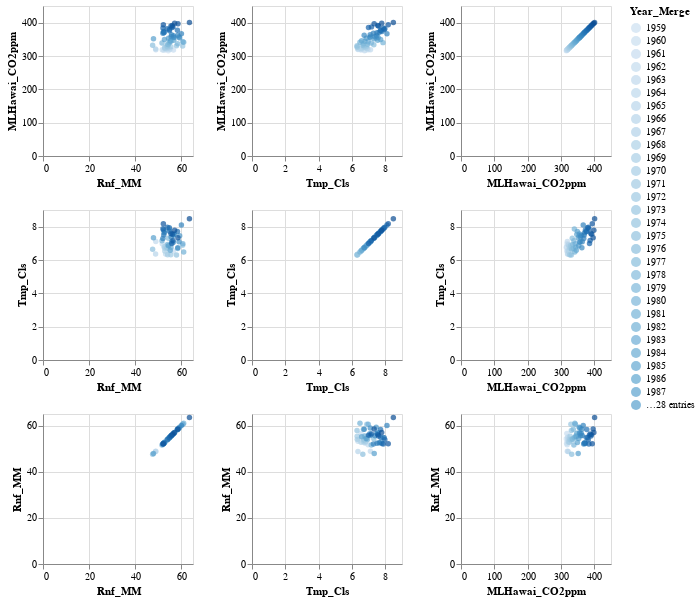

Here is the notebook cell this chart was saved with:
### Code cell
#Scatter Plot # Distribution
import altair as alt
from vega_datasets import data

alt.Chart(df_merged).mark_circle().encode(
    alt.X(alt.repeat("column"), type='quantitative'),
    alt.Y(alt.repeat("row"), type='quantitative'),
    color='Year_Merge:O'
).properties(
    width=150,
    height=150
).repeat(
    column=['Rnf_MM','Tmp_Cls','MLHawai_CO2ppm'],
    row=['MLHawai_CO2ppm','Tmp_Cls','Rnf_MM']
).interactive()

### Figure 1 — Vega-Lite specification as saved in the notebook (floating-point values rounded to 4 significant figures)
{"config": {"view": {"continuousWidth": 400, "continuousHeight": 300}}, "repeat": {"column": ["Rnf_MM", "Tmp_Cls", "MLHawai_CO2ppm"], "row": ["MLHawai_CO2ppm", "Tmp_Cls", "Rnf_MM"]}, "spec": {"data": {"name": "data-59544aed7d64df62593b2f55180f6102"}, "mark": "circle", "encoding": {"color": {"type": "ordinal", "field": "Year_Merge"}, "x": {"type": "quantitative", "field": {"repeat": "column"}}, "y": {"type": "quantitative", "field": {"repeat": "row"}}}, "height": 150, "selection": {"selector001": {"type": "interval", "bind": "scales", "encodings": ["x", "y"]}}, "width": 150}, "$schema": "https://vega.github.io/schema/vega-lite/v4.8.1.json", "datasets": {"data-59544aed7d64df62593b2f55180f6102": [{"Year_x": "1959-12-31T00:00:00", "Rnf_MM": 54.3, "Anamoly_RnfMM": -0.6888, "Year_Merge": 1959, "Year_y": "1959-12-31T00:00:00", "Tmp_Cls": 6.752, "Anamoly_TmpCls": -0.4105, "Year": "1959-01-01T00:00:00", "MLHawai_CO2ppm": 316.0, "Anamoly_CO2ppm": -35.67}, {"Year_x": "1960-12-31T00:00:00", "Rnf_MM": 52.34, "Anamoly_RnfMM": -2.641, "Year_Merge": 1960, "Year_y": "1960-12-31T00:00:00", "Tmp_Cls": 6.788, "Anamoly_TmpCls": -0.3738, "Year": "1960-01-01T00:00:00", "MLHawai_CO2ppm": 316.9, "Anamoly_CO2ppm": -34.73}, {"Year_x": "1961-12-31T00:00:00", "Rnf_MM": 56.53, "Anamoly_RnfMM": 1.543, "Year_Merge": 1961, "Year_y": "1961-12-31T00:00:00", "Tmp_Cls": 6.538, "Anamoly_TmpCls": -0.6246, "Year": "1961-01-01T00:00:00", "MLHawai_CO2ppm": 317.6, "Anamoly_CO2ppm": -34.0}, {"Year_x": "1962-12-31T00:00:00", "Rnf_MM": 51.67, "Anamoly_RnfMM": -3.312, "Year_Merge": 1962, "Year_y": "1962-12-31T00:00:00", "Tmp_Cls": 6.968, "Anamoly_TmpCls": -0.1939, "Year": "1962-01-01T00:00:00", "MLHawai_CO2ppm": 318.4, "Anamoly_CO2ppm": -33.19}, {"Year_x": "1963-12-31T00:00:00", "Rnf_MM": 48.88, "Anamoly_RnfMM": -6.1, "Year_Merge": 1963, "Year_y": "1963-12-31T00:00:00", "Tmp_Cls": 7.108, "Anamoly_TmpCls": -0.05379, "Year": "1963-01-01T00:00:00", "MLHawai_CO2ppm": 319.0, "Anamoly_CO2ppm": -32.65}, {"Year_x": "1964-12-31T00:00:00", "Rnf_MM": 53.14, "Anamoly_RnfMM": -1.84, "Year_Merge": 1964, "Year_y": "1964-12-31T00:00:00", "Tmp_Cls": 6.357, "Anamoly_TmpCls": -0.8052, "Year": "1964-01-01T00:00:00", "MLHawai_CO2ppm": 319.6, "Anamoly_CO2ppm": -32.02}, {"Year_x": "1965-12-31T00:00:00", "Rnf_MM": 54.98, "Anamoly_RnfMM": -0.007966, "Year_Merge": 1965, "Year_y": "1965-12-31T00:00:00", "Tmp_Cls": 6.562, "Anamoly_TmpCls": -0.6001, "Year": "1965-01-01T00:00:00", "MLHawai_CO2ppm": 320.0, "Anamoly_CO2ppm": -31.6}, {"Year_x": "1966-12-31T00:00:00", "Rnf_MM": 48.79, "Anamoly_RnfMM": -6.193, "Year_Merge": 1966, "Year_y": "1966-12-31T00:00:00", "Tmp_Cls": 6.357, "Anamoly_TmpCls": -0.8049, "Year": "1966-01-01T00:00:00", "MLHawai_CO2ppm": 321.4, "Anamoly_CO2ppm": -30.26}, {"Year_x": "1967-12-31T00:00:00", "Rnf_MM": 54.02, "Anamoly_RnfMM": -0.961, "Year_Merge": 1967, "Year_y": "1967-12-31T00:00:00", "Tmp_Cls": 6.916, "Anamoly_TmpCls": -0.2466, "Year": "1967-01-01T00:00:00", "MLHawai_CO2ppm": 322.2, "Anamoly_CO2ppm": -29.48}, {"Year_x": "1968-12-31T00:00:00", "Rnf_MM": 52.78, "Anamoly_RnfMM": -2.208, "Year_Merge": 1968, "Year_y": "1968-12-31T00:00:00", "Tmp_Cls": 6.543, "Anamoly_TmpCls": -0.6193, "Year": "1968-01-01T00:00:00", "MLHawai_CO2ppm": 323.0, "Anamoly_CO2ppm": -28.6}, {"Year_x": "1969-12-31T00:00:00", "Rnf_MM": 52.82, "Anamoly_RnfMM": -2.168, "Year_Merge": 1969, "Year_y": "1969-12-31T00:00:00", "Tmp_Cls": 6.816, "Anamoly_TmpCls": -0.3459, "Year": "1969-01-01T00:00:00", "MLHawai_CO2ppm": 324.6, "Anamoly_CO2ppm": -27.02}, {"Year_x": "1970-12-31T00:00:00", "Rnf_MM": 52.84, "Anamoly_RnfMM": -2.149, "Year_Merge": 1970, "Year_y": "1970-12-31T00:00:00", "Tmp_Cls": 6.707, "Anamoly_TmpCls": -0.4553, "Year": "1970-01-01T00:00:00", "MLHawai_CO2ppm": 325.7, "Anamoly_CO2ppm": -25.96}, {"Year_x": "1971-12-31T00:00:00", "Rnf_MM": 54.01, "Anamoly_RnfMM": -0.9782, "Year_Merge": 1971, "Year_y": "1971-12-31T00:00:00", "Tmp_Cls": 6.316, "Anamoly_TmpCls": -0.8466, "Year": "1971-01-01T00:00:00", "MLHawai_CO2ppm": 326.3, "Anamoly_CO2ppm": -25.32}, {"Year_x": "1972-12-31T00:00:00", "Rnf_MM": 55.37, "Anamoly_RnfMM": 0.3863, "Year_Merge": 1972, "Year_y": "1972-12-31T00:00:00", "Tmp_Cls": 6.309, "Anamoly_TmpCls": -0.8527, "Year": "1972-01-01T00:00:00", "MLHawai_CO2ppm": 327.4, "Anamoly_CO2ppm": -24.19}, {"Year_x": "1973-12-31T00:00:00", "Rnf_MM": 60.52, "Anamoly_RnfMM": 5.536, "Year_Merge": 1973, "Year_y": "1973-12-31T00:00:00", "Tmp_Cls": 6.888, "Anamoly_TmpCls": -0.2746, "Year": "1973-01-01T00:00:00", "MLHawai_CO2ppm": 329.7, "Anamoly_CO2ppm": -21.96}, {"Year_x": "1974-12-31T00:00:00", "Rnf_MM": 53.78, "Anamoly_RnfMM": -1.21, "Year_Merge": 1974, "Year_y": "1974-12-31T00:00:00", "Tmp_Cls": 6.714, "Anamoly_TmpCls": -0.4485, "Year": "1974-01-01T00:00:00", "MLHawai_CO2ppm": 330.2, "Anamoly_CO2ppm": -21.46}, {"Year_x": "1975-12-31T00:00:00", "Rnf_MM": 57.85, "Anamoly_RnfMM": 2.86, "Year_Merge": 1975, "Year_y": "1975-12-31T00:00:00", "Tmp_Cls": 6.302, "Anamoly_TmpCls": -0.8597, "Year": "1975-01-01T00:00:00", "MLHawai_CO2ppm": 331.1, "Anamoly_CO2ppm": -20.56}, {"Year_x": "1976-12-31T00:00:00", "Rnf_MM": 47.51, "Anamoly_RnfMM": -7.474, "Year_Merge": 1976, "Year_y": "1976-12-31T00:00:00", "Tmp_Cls": 6.65, "Anamoly_TmpCls": -0.512, "Year": "1976-01-01T00:00:00", "MLHawai_CO2ppm": 332.1, "Anamoly_CO2ppm": -19.59}, {"Year_x": "1977-12-31T00:00:00", "Rnf_MM": 54.33, "Anamoly_RnfMM": -0.6563, "Year_Merge": 1977, "Year_y": "1977-12-31T00:00:00", "Tmp_Cls": 7.309, "Anamoly_TmpCls": 0.1469, "Year": "1977-01-01T00:00:00", "MLHawai_CO2ppm": 333.8, "Anamoly_CO2ppm": -17.86}, {"Year_x": "1978-12-31T00:00:00", "Rnf_MM": 53.98, "Anamoly_RnfMM": -1.008, "Year_Merge": 1978, "Year_y": "1978-12-31T00:00:00", "Tmp_Cls": 6.928, "Anamoly_TmpCls": -0.2342, "Year": "1978-01-01T00:00:00", "MLHawai_CO2ppm": 335.4, "Anamoly_CO2ppm": -16.23}, {"Year_x": "1979-12-31T00:00:00", "Rnf_MM": 58.36, "Anamoly_RnfMM": 3.37, "Year_Merge": 1979, "Year_y": "1979-12-31T00:00:00", "Tmp_Cls": 6.689, "Anamoly_TmpCls": -0.4732, "Year": "1979-01-01T00:00:00", "MLHawai_CO2ppm": 336.8, "Anamoly_CO2ppm": -14.86}, {"Year_x": "1980-12-31T00:00:00", "Rnf_MM": 51.57, "Anamoly_RnfMM": -3.414, "Year_Merge": 1980, "Year_y": "1980-12-31T00:00:00", "Tmp_Cls": 7.156, "Anamoly_TmpCls": -0.006148, "Year": "1980-01-01T00:00:00", "MLHawai_CO2ppm": 338.7, "Anamoly_CO2ppm": -12.96}, {"Year_x": "1981-12-31T00:00:00", "Rnf_MM": 54.8, "Anamoly_RnfMM": -0.1876, "Year_Merge": 1981, "Year_y": "1981-12-31T00:00:00", "Tmp_Cls": 7.861, "Anamoly_TmpCls": 0.6986, "Year": "1981-01-01T00:00:00", "MLHawai_CO2ppm": 340.1, "Anamoly_CO2ppm": -11.54}, {"Year_x": "1982-12-31T00:00:00", "Rnf_MM": 60.98, "Anamoly_RnfMM": 5.991, "Year_Merge": 1982, "Year_y": "1982-12-31T00:00:00", "Tmp_Cls": 6.478, "Anamoly_TmpCls": -0.6837, "Year": "1982-01-01T00:00:00", "MLHawai_CO2ppm": 341.4, "Anamoly_CO2ppm": -10.2}, {"Year_x": "1983-12-31T00:00:00", "Rnf_MM": 60.6, "Anamoly_RnfMM": 5.612, "Year_Merge": 1983, "Year_y": "1983-12-31T00:00:00", "Tmp_Cls": 6.971, "Anamoly_TmpCls": -0.191, "Year": "1983-01-01T00:00:00", "MLHawai_CO2ppm": 343.0, "Anamoly_CO2ppm": -8.607}, {"Year_x": "1984-12-31T00:00:00", "Rnf_MM": 55.44, "Anamoly_RnfMM": 0.4597, "Year_Merge": 1984, "Year_y": "1984-12-31T00:00:00", "Tmp_Cls": 6.77, "Anamoly_TmpCls": -0.392, "Year": "1984-01-01T00:00:00", "MLHawai_CO2ppm": 344.6, "Anamoly_CO2ppm": -7.057}, {"Year_x": "1985-12-31T00:00:00", "Rnf_MM": 55.14, "Anamoly_RnfMM": 0.152, "Year_Merge": 1985, "Year_y": "1985-12-31T00:00:00", "Tmp_Cls": 6.578, "Anamoly_TmpCls": -0.5837, "Year": "1985-01-01T00:00:00", "MLHawai_CO2ppm": 346.0, "Anamoly_CO2ppm": -5.597}, {"Year_x": "1986-12-31T00:00:00", "Rnf_MM": 56.68, "Anamoly_RnfMM": 1.699, "Year_Merge": 1986, "Year_y": "1986-12-31T00:00:00", "Tmp_Cls": 7.542, "Anamoly_TmpCls": 0.3797, "Year": "1986-01-01T00:00:00", "MLHawai_CO2ppm": 347.4, "Anamoly_CO2ppm": -4.247}, {"Year_x": "1987-12-31T00:00:00", "Rnf_MM": 52.63, "Anamoly_RnfMM": -2.354, "Year_Merge": 1987, "Year_y": "1987-12-31T00:00:00", "Tmp_Cls": 7.718, "Anamoly_TmpCls": 0.556, "Year": "1987-01-01T00:00:00", "MLHawai_CO2ppm": 349.2, "Anamoly_CO2ppm": -2.477}, {"Year_x": "1988-12-31T00:00:00", "Rnf_MM": 47.88, "Anamoly_RnfMM": -7.108, "Year_Merge": 1988, "Year_y": "1988-12-31T00:00:00", "Tmp_Cls": 7.334, "Anamoly_TmpCls": 0.1723, "Year": "1988-01-01T00:00:00", "MLHawai_CO2ppm": 351.6, "Anamoly_CO2ppm": -0.07719}, {"Year_x": "1989-12-31T00:00:00", "Rnf_MM": 54.38, "Anamoly_RnfMM": -0.6059, "Year_Merge": 1989, "Year_y": "1989-12-31T00:00:00", "Tmp_Cls": 6.853, "Anamoly_TmpCls": -0.3093, "Year": "1989-01-01T00:00:00", "MLHawai_CO2ppm": 353.1, "Anamoly_CO2ppm": 1.433}, {"Year_x": "1990-12-31T00:00:00", "Rnf_MM": 59.24, "Anamoly_RnfMM": 4.254, "Year_Merge": 1990, "Year_y": "1990-12-31T00:00:00", "Tmp_Cls": 7.451, "Anamoly_TmpCls": 0.2891, "Year": "1990-01-01T00:00:00", "MLHawai_CO2ppm": 354.4, "Anamoly_CO2ppm": 2.713}, {"Year_x": "1991-12-31T00:00:00", "Rnf_MM": 56.85, "Anamoly_RnfMM": 1.863, "Year_Merge": 1991, "Year_y": "1991-12-31T00:00:00", "Tmp_Cls": 7.566, "Anamoly_TmpCls": 0.4037, "Year": "1991-01-01T00:00:00", "MLHawai_CO2ppm": 355.6, "Anamoly_CO2ppm": 3.933}, {"Year_x": "1992-12-31T00:00:00", "Rnf_MM": 56.48, "Anamoly_RnfMM": 1.499, "Year_Merge": 1992, "Year_y": "1992-12-31T00:00:00", "Tmp_Cls": 7.069, "Anamoly_TmpCls": -0.09295, "Year": "1992-01-01T00:00:00", "MLHawai_CO2ppm": 356.4, "Anamoly_CO2ppm": 4.743}, {"Year_x": "1993-12-31T00:00:00", "Rnf_MM": 58.93, "Anamoly_RnfMM": 3.948, "Year_Merge": 1993, "Year_y": "1993-12-31T00:00:00", "Tmp_Cls": 7.096, "Anamoly_TmpCls": -0.06578, "Year": "1993-01-01T00:00:00", "MLHawai_CO2ppm": 357.1, "Anamoly_CO2ppm": 5.433}, {"Year_x": "1994-12-31T00:00:00", "Rnf_MM": 55.55, "Anamoly_RnfMM": 0.5642, "Year_Merge": 1994, "Year_y": "1994-12-31T00:00:00", "Tmp_Cls": 7.377, "Anamoly_TmpCls": 0.2148, "Year": "1994-01-01T00:00:00", "MLHawai_CO2ppm": 358.8, "Anamoly_CO2ppm": 7.183}, {"Year_x": "1995-12-31T00:00:00", "Rnf_MM": 56.57, "Anamoly_RnfMM": 1.586, "Year_Merge": 1995, "Year_y": "1995-12-31T00:00:00", "Tmp_Cls": 7.484, "Anamoly_TmpCls": 0.3218, "Year": "1995-01-01T00:00:00", "MLHawai_CO2ppm": 360.8, "Anamoly_CO2ppm": 9.163}, {"Year_x": "1996-12-31T00:00:00", "Rnf_MM": 58.43, "Anamoly_RnfMM": 3.441, "Year_Merge": 1996, "Year_y": "1996-12-31T00:00:00", "Tmp_Cls": 6.731, "Anamoly_TmpCls": -0.4315, "Year": "1996-01-01T00:00:00", "MLHawai_CO2ppm": 362.6, "Anamoly_CO2ppm": 10.95}, {"Year_x": "1997-12-31T00:00:00", "Rnf_MM": 55.71, "Anamoly_RnfMM": 0.7273, "Year_Merge": 1997, "Year_y": "1997-12-31T00:00:00", "Tmp_Cls": 7.091, "Anamoly_TmpCls": -0.07145, "Year": "1997-01-01T00:00:00", "MLHawai_CO2ppm": 363.7, "Anamoly_CO2ppm": 12.07}, {"Year_x": "1998-12-31T00:00:00", "Rnf_MM": 59.98, "Anamoly_RnfMM": 4.991, "Year_Merge": 1998, "Year_y": "1998-12-31T00:00:00", "Tmp_Cls": 8.098, "Anamoly_TmpCls": 0.9355, "Year": "1998-01-01T00:00:00", "MLHawai_CO2ppm": 366.6, "Anamoly_CO2ppm": 15.01}, {"Year_x": "1999-12-31T00:00:00", "Rnf_MM": 51.96, "Anamoly_RnfMM": -3.029, "Year_Merge": 1999, "Year_y": "1999-12-31T00:00:00", "Tmp_Cls": 7.287, "Anamoly_TmpCls": 0.1244, "Year": "1999-01-01T00:00:00", "MLHawai_CO2ppm": 368.3, "Anamoly_CO2ppm": 16.69}, {"Year_x": "2000-12-31T00:00:00", "Rnf_MM": 52.33, "Anamoly_RnfMM": -2.657, "Year_Merge": 2000, "Year_y": "2000-12-31T00:00:00", "Tmp_Cls": 7.496, "Anamoly_TmpCls": 0.3342, "Year": "2000-01-01T00:00:00", "MLHawai_CO2ppm": 369.5, "Anamoly_CO2ppm": 17.88}, {"Year_x": "2001-12-31T00:00:00", "Rnf_MM": 52.54, "Anamoly_RnfMM": -2.448, "Year_Merge": 2001, "Year_y": "2001-12-31T00:00:00", "Tmp_Cls": 7.633, "Anamoly_TmpCls": 0.4711, "Year": "2001-01-01T00:00:00", "MLHawai_CO2ppm": 371.1, "Anamoly_CO2ppm": 19.49}, {"Year_x": "2002-12-31T00:00:00", "Rnf_MM": 52.22, "Anamoly_RnfMM": -2.761, "Year_Merge": 2002, "Year_y": "2002-12-31T00:00:00", "Tmp_Cls": 7.795, "Anamoly_TmpCls": 0.6328, "Year": "2002-01-01T00:00:00", "MLHawai_CO2ppm": 373.2, "Anamoly_CO2ppm": 21.58}, {"Year_x": "2003-12-31T00:00:00", "Rnf_MM": 54.82, "Anamoly_RnfMM": -0.1645, "Year_Merge": 2003, "Year_y": "2003-12-31T00:00:00", "Tmp_Cls": 7.73, "Anamoly_TmpCls": 0.5677, "Year": "2003-01-01T00:00:00", "MLHawai_CO2ppm": 375.8, "Anamoly_CO2ppm": 24.13}, {"Year_x": "2004-12-31T00:00:00", "Rnf_MM": 58.26, "Anamoly_RnfMM": 3.275, "Year_Merge": 2004, "Year_y": "2004-12-31T00:00:00", "Tmp_Cls": 7.714, "Anamoly_TmpCls": 0.5514, "Year": "2004-01-01T00:00:00", "MLHawai_CO2ppm": 377.5, "Anamoly_CO2ppm": 25.85}, {"Year_x": "2005-12-31T00:00:00", "Rnf_MM": 54.75, "Anamoly_RnfMM": -0.2321, "Year_Merge": 2005, "Year_y": "2005-12-31T00:00:00", "Tmp_Cls": 7.931, "Anamoly_TmpCls": 0.7689, "Year": "2005-01-01T00:00:00", "MLHawai_CO2ppm": 379.8, "Anamoly_CO2ppm": 28.16}, {"Year_x": "2006-12-31T00:00:00", "Rnf_MM": 53.84, "Anamoly_RnfMM": -1.14, "Year_Merge": 2006, "Year_y": "2006-12-31T00:00:00", "Tmp_Cls": 7.972, "Anamoly_TmpCls": 0.8096, "Year": "2006-01-01T00:00:00", "MLHawai_CO2ppm": 381.9, "Anamoly_CO2ppm": 30.26}, {"Year_x": "2007-12-31T00:00:00", "Rnf_MM": 51.98, "Anamoly_RnfMM": -3.001, "Year_Merge": 2007, "Year_y": "2007-12-31T00:00:00", "Tmp_Cls": 7.879, "Anamoly_TmpCls": 0.7173, "Year": "2007-01-01T00:00:00", "MLHawai_CO2ppm": 383.8, "Anamoly_CO2ppm": 32.12}, {"Year_x": "2008-12-31T00:00:00", "Rnf_MM": 55.85, "Anamoly_RnfMM": 0.8619, "Year_Merge": 2008, "Year_y": "2008-12-31T00:00:00", "Tmp_Cls": 6.99, "Anamoly_TmpCls": -0.1719, "Year": "2008-01-01T00:00:00", "MLHawai_CO2ppm": 385.6, "Anamoly_CO2ppm": 33.95}, {"Year_x": "2009-12-31T00:00:00", "Rnf_MM": 56.33, "Anamoly_RnfMM": 1.343, "Year_Merge": 2009, "Year_y": "2009-12-31T00:00:00", "Tmp_Cls": 7.167, "Anamoly_TmpCls": 0.005276, "Year": "2009-01-01T00:00:00", "MLHawai_CO2ppm": 387.4, "Anamoly_CO2ppm": 35.73}, {"Year_x": "2010-12-31T00:00:00", "Rnf_MM": 55.44, "Anamoly_RnfMM": 0.4514, "Year_Merge": 2010, "Year_y": "2010-12-31T00:00:00", "Tmp_Cls": 7.591, "Anamoly_TmpCls": 0.4292, "Year": "2010-01-01T00:00:00", "MLHawai_CO2ppm": 389.9, "Anamoly_CO2ppm": 38.21}, {"Year_x": "2011-12-31T00:00:00", "Rnf_MM": 56.06, "Anamoly_RnfMM": 1.079, "Year_Merge": 2011, "Year_y": "2011-12-31T00:00:00", "Tmp_Cls": 7.548, "Anamoly_TmpCls": 0.386, "Year": "2011-01-01T00:00:00", "MLHawai_CO2ppm": 391.6, "Anamoly_CO2ppm": 39.99}, {"Year_x": "2012-12-31T00:00:00", "Rnf_MM": 52.16, "Anamoly_RnfMM": -2.829, "Year_Merge": 2012, "Year_y": "2012-12-31T00:00:00", "Tmp_Cls": 8.174, "Anamoly_TmpCls": 1.012, "Year": "2012-01-01T00:00:00", "MLHawai_CO2ppm": 393.8, "Anamoly_CO2ppm": 42.18}, {"Year_x": "2013-12-31T00:00:00", "Rnf_MM": 58.49, "Anamoly_RnfMM": 3.506, "Year_Merge": 2013, "Year_y": "2013-12-31T00:00:00", "Tmp_Cls": 7.329, "Anamoly_TmpCls": 0.1673, "Year": "2013-01-01T00:00:00", "MLHawai_CO2ppm": 396.5, "Anamoly_CO2ppm": 44.84}, {"Year_x": "2014-12-31T00:00:00", "Rnf_MM": 57.03, "Anamoly_RnfMM": 2.047, "Year_Merge": 2014, "Year_y": "2014-12-31T00:00:00", "Tmp_Cls": 7.782, "Anamoly_TmpCls": 0.6203, "Year": "2014-01-01T00:00:00", "MLHawai_CO2ppm": 398.6, "Anamoly_CO2ppm": 46.97}, {"Year_x": "2015-12-31T00:00:00", "Rnf_MM": 63.47, "Anamoly_RnfMM": 8.481, "Year_Merge": 2015, "Year_y": "2015-12-31T00:00:00", "Tmp_Cls": 8.481, "Anamoly_TmpCls": 1.319, "Year": "2015-01-01T00:00:00", "MLHawai_CO2ppm": 400.8, "Anamoly_CO2ppm": 49.19}]}}
